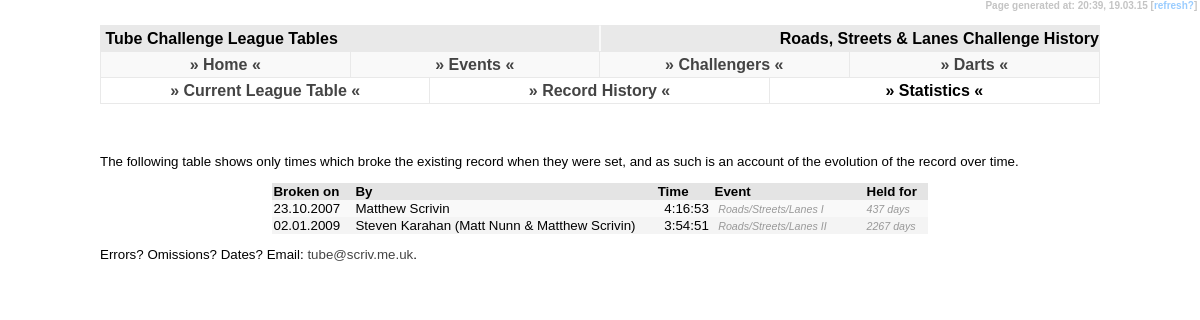
The page /roadsstreetslanes/history/index.php on the database its author committed.
### tables this page shows
CREATE TABLE IF NOT EXISTS `tc_data` (
  `tc_challenge` varchar(3) NOT NULL DEFAULT '',
  `tc_name` varchar(255) NOT NULL DEFAULT '',
  `tc_hours` tinyint(2) NOT NULL DEFAULT '0',
  `tc_mins` tinyint(2) NOT NULL DEFAULT '0',
  `tc_sec` tinyint(2) NOT NULL DEFAULT '0',
  `tc_event` varchar(255) DEFAULT NULL,
  `tc_date` date DEFAULT NULL,
  `tc_fn_station_count` smallint(4) DEFAULT NULL,
  `tc_fn274_excluded_station` varchar(3) DEFAULT NULL,
  `tc_fn_gwr` char(1) DEFAULT NULL,
  `tc_uid` int(4) NOT NULL AUTO_INCREMENT,
  `tc_pending_yn` char(1) NOT NULL DEFAULT 'N',
  `tc_upd_id` varchar(3) NOT NULL DEFAULT '',
  `tc_upd_date` timestamp NOT NULL DEFAULT CURRENT_TIMESTAMP ON UPDATE CURRENT_TIMESTAMP,
  PRIMARY KEY (`tc_uid`)
);

### roadsstreetslanes/history/index.php (the view, shortened to what this page needs)
<!DOCTYPE html PUBLIC "-//W3C//DTD XHTML 1.0 Strict//EN" "http://www.w3.org/TR/xhtml1/DTD/xhtml1-strict.dtd">
<html xmlns="http://www.w3.org/1999/xhtml" xml:lang="en">
<head>
  <link rel="stylesheet" title="Default" type="text/css" href="../../default.css" />
</head>
<body><div id="temps">Page generated at: <?php echo date("H:i"); ?>,&nbsp;<?php echo date("d.m.y"); ?>&nbsp;[<a class="text" href="javascript:location.reload()">refresh?</a>]&nbsp;</div>
<div id="header1">&nbsp;Tube Challenge League Tables</div>
<div id="header2">&nbsp;Roads, Streets &amp; Lanes Challenge History</div>
<?php
	include('../../menu.php');
	include('../../submenu.php');
?>
<div id="content">
	<h3>&nbsp;</h3>
<p>The following table shows only times which broke the existing record when they were set, and as such is an account of the evolution of the record over time.</p>
			<table align="center" border="0" cellpadding="1" cellspacing="0">
				<tr class="newshead">
					<td width="80">Broken on</td>
					<td>By</td>
					<td align="center">Time&nbsp;</td>
					<td width="150">Event</td>
					<td width="60">Held for</td>
				</tr>
				<?php
					$query = "SELECT * FROM tc_data WHERE tc_challenge = 'RSL' AND tc_date is not null ORDER BY tc_date, tc_hours, tc_mins, tc_sec";
					$fnc = mysql_query($query) or die("Select Failed! [302]");
					$fncpos = 0;
						$prevhr = 19;
						$prevmin = 57;
						$prevsec = 47;
					while ($fncdata = mysql_fetch_array($fnc)) {
						$fncpos++;
						if(mktime($fncdata['tc_hours'], $fncdata['tc_mins'], $fncdata['tc_sec']) < mktime($prevhr, $prevmin, $prevsec)){
						if ($fncpos > 1){
						?>
					<td><i><?php $diff = (date("U", strtotime($fncdata['tc_date'])) - $prevdate)/86400; echo round($diff); ?> days</i></td>
				</tr><?php } ?>
				<tr class="row<?php if($fncpos%2 != 0){ echo "1"; } else { echo "2"; } ?>">
					<td><?php if ($fncdata['tc_date']){ echo date("d.m.Y", strtotime($fncdata['tc_date']));} ?></td>
					<td><?php echo $fncdata['tc_name']; ?></td>
					<td width="75" align="right"><?php  echo $fncdata['tc_hours']; ?>:<?php  echo $fncdata['tc_mins']; ?>:<?php  echo $fncdata['tc_sec']; ?></td>
					<td>&nbsp;<i><?php echo $fncdata['tc_event']; ?></i></td>
				<?php	$prevhr = $fncdata['tc_hours'];
						$prevmin = $fncdata['tc_mins'];
						$prevsec = $fncdata['tc_sec'];
						$prevdate = date("U", strtotime($fncdata['tc_date']));
					} } ?>
					<td><i><?php $diff = (date("U", strtotime(date("Y-m-d"))) - $prevdate)/86400; echo round($diff); ?> days</i></td>
				</tr>
			</table>
<p>Errors? Omissions? Dates? Email: <a href="mailto:tube@scriv.me.uk">tube&#64;scriv.me.uk</a>.</p>
</div>
</body>
</html>

### default.css (style rules this page uses)
body { padding: 0; margin: 0; font-family: Trebuchet MS, Arial, Verdana, Helvetica, Calibri, sans-serif; background-color: #fff; font-weight: bold; }
#header1 { position: absolute; height: 25px; border-right: solid 1px #f9f9f9; border-left: solid 1px #e9e9e9; border-top: solid 1px #e9e9e9; border-bottom: solid 1px #e9e9e9; left: 100px; right: 50%; top: 25px; background-color: #e9e9e9; line-height: 25px; vertical-align: middle; }
#header2 { position: absolute; height: 25px; border-left: solid 1px #f9f9f9; border-right: solid 1px #e9e9e9; border-top: solid 1px #e9e9e9; border-bottom: solid 1px #e9e9e9; left: 50%; right: 100px; top: 25px; background-color: #e9e9e9; border-width: 1px; line-height: 25px; vertical-align: middle; text-align: right; }
#content { position: absolute; left: 100px; right: 100px; top: 108px; font-weight: normal; font-size: 10pt; text-align: justify; }
#temps { text-align: right; color: #c4c4c4; font-size: 7.5pt; position: absolute; right: 0px; height: 15px; top: 0px; margin: 0px 0px; vertical-align: middle; background-color: #ffffff; }
.newshead { background-color: #e4e4e4; vertical-align: middle; font-weight: bold; }
.row1 { background-color: #f9f9f9; }
.row2 { background-color: #f4f4f4; }
i { font-size: 8pt; color: #999999; }
a:link { color: #444444; text-decoration: none; }
a.text:link { color: #99ccff; text-decoration: none; }
h3 { padding-top: 15px; margin: 0; }

### rows shown on the page
tc_data: tc_date "23.10.2007", tc_name "Matthew Scrivin", tc_hours "4", tc_mins "16", tc_sec "53", tc_event "Roads/Streets/Lanes I"
tc_data: diff "437", tc_date "02.01.2009", tc_name "Steven Karahan (Matt Nunn & Matthew Scrivin)", tc_hours "3", tc_mins "54", tc_sec "51", tc_event "Roads/Streets/Lanes II", tc_date "2267"
